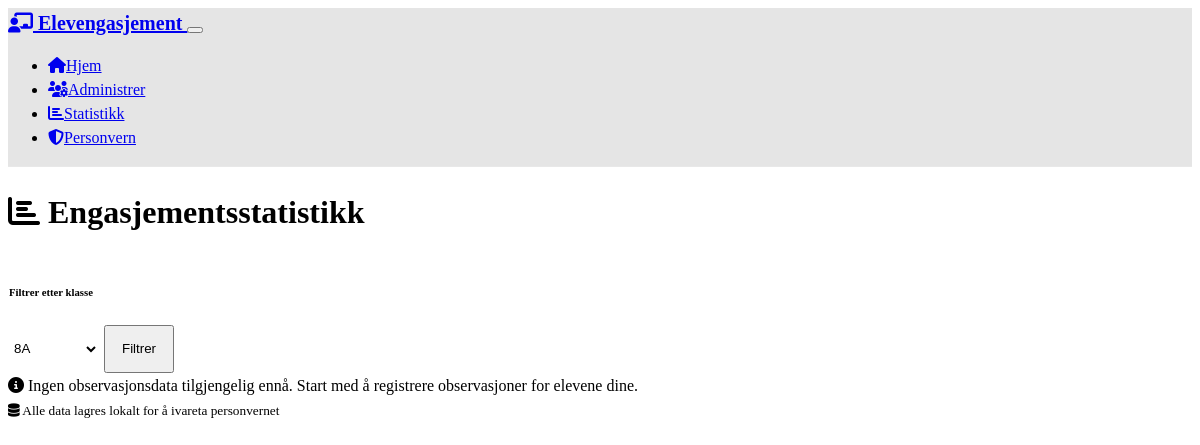
The page /statistics?class_id=1 on the database as committed earlier.
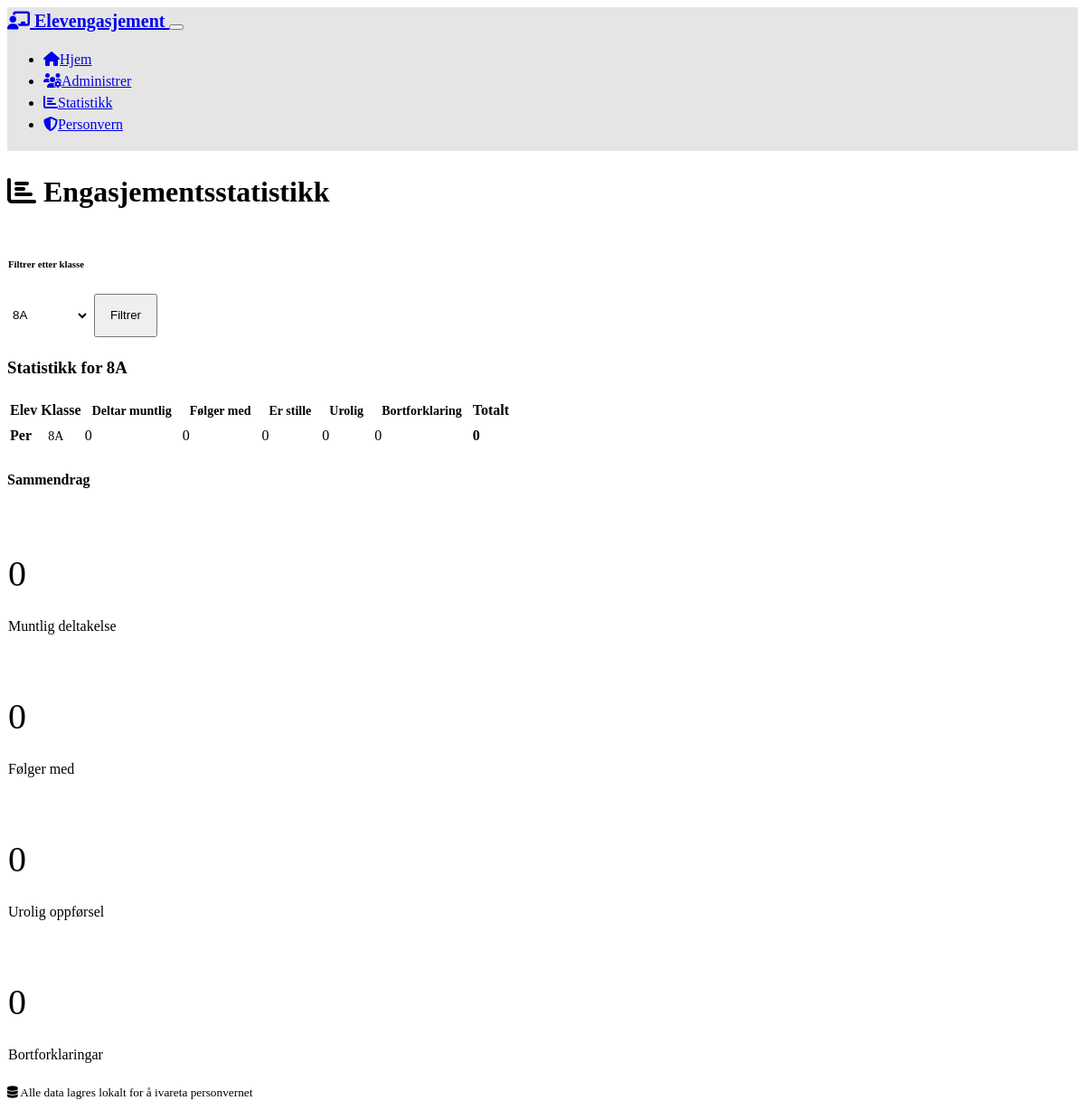
The same page on the database as committed later.
### models.py (models this page shows, shortened)
class Class(db.Model):
    id = db.Column(db.Integer, primary_key=True)
    name = db.Column(db.String(50), unique=True, nullable=False)
    created_at = db.Column(db.DateTime, default=datetime.utcnow)
    students = db.relationship('Student', backref='class_ref', lazy=True, cascade='all, delete-orphan')

class Student(db.Model):
    id = db.Column(db.Integer, primary_key=True)
    name = db.Column(db.String(100), nullable=False)
    class_id = db.Column(db.Integer, db.ForeignKey('class.id'), nullable=False)
    created_at = db.Column(db.DateTime, default=datetime.utcnow)
    observations = db.relationship('Observation', backref='student', lazy=True, cascade='all, delete-orphan')

### app.py (the view)
@app.route('/statistics')
def statistics():
    classes = Class.query.all()
    selected_class_id = request.args.get('class_id', type=int)
    if selected_class_id:
        selected_class = Class.query.get(selected_class_id)
        students = Student.query.filter_by(class_id=selected_class_id).all()
    else:
        selected_class = None
        students = Student.query.all()
    student_stats = []
    for student in students:
        stats = {
            'student': student,
            'deltar_muntlig': Observation.query.filter_by(student_id=student.id, observation_type='deltar_muntlig').count(),
            'folger_med': Observation.query.filter_by(student_id=student.id, observation_type='folger_med').count(),
            'er_stille': Observation.query.filter_by(student_id=student.id, observation_type='er_stille').count(),
            'urolig': Observation.query.filter_by(student_id=student.id, observation_type='urolig').count(),
            'bortforklaring': Observation.query.filter_by(student_id=student.id, observation_type='bortforklaring').count(),
        }
        stats['total'] = sum([stats[key] for key in stats if key != 'student'])
        student_stats.append(stats)
    student_stats.sort(key=lambda x: x['total'], reverse=True)
    return render_template('statistics.html',
                         classes=classes,
                         selected_class=selected_class,
                         student_stats=student_stats)

### templates/statistics.html (shortened to what the changed rows need)
{% extends "base.html" %}
{% block content %}
<div class="row">
    <div class="col-12">
        <h1 class="mb-4">
            <i class="fas fa-chart-bar me-2"></i>
            Engasjementsstatistikk
        </h1>
    </div>
</div>
<div class="row mb-4">
    <div class="col-md-6">
    </div>
</div>
{% if student_stats %}
    <div class="row">
        <div class="col-12">
            {% if selected_class %}
                <h3>Statistikk for {{ selected_class.name }}</h3>
            {% else %}
                <h3>Statistikk for alle klasser</h3>
            {% endif %}
            <div class="table-responsive">
                <table class="table table-striped">
                    <thead>
                        <tr>
                            <th>Elev</th>
                            <th>Klasse</th>
                            <th class="text-center">
                                <span class="badge bg-success">Deltar muntlig</span>
                            </th>
                            <th class="text-center">
                                <span class="badge bg-info">Følger med</span>
                            </th>
                            <th class="text-center">
                                <span class="badge bg-secondary">Er stille</span>
                            </th>
                            <th class="text-center">
                                <span class="badge bg-warning">Urolig</span>
                            </th>
                            <th class="text-center">
                                <span class="badge bg-danger">Bortforklaring</span>
                            </th>
                            <th class="text-center">Totalt</th>
                        </tr>
                    </thead>
                    <tbody>
                        {% for stats in student_stats %}
                            <tr>
                                <td><strong>{{ stats.student.name }}</strong></td>
                                <td>
                                    <span class="badge bg-dark">{{ stats.student.class_ref.name }}</span>
                                </td>
                                <td class="text-center">
                                    {% if stats.deltar_muntlig > 0 %}
                                        <span class="badge bg-success">{{ stats.deltar_muntlig }}</span>
                                    {% else %}
                                        <span class="text-muted">0</span>
                                    {% endif %}
                                </td>
                                <td class="text-center">
                                    {% if stats.folger_med > 0 %}
                                        <span class="badge bg-info">{{ stats.folger_med }}</span>
                                    {% else %}
                                        <span class="text-muted">0</span>
                                    {% endif %}
                                </td>
                                <td class="text-center">
                                    {% if stats.er_stille > 0 %}
                                        <span class="badge bg-secondary">{{ stats.er_stille }}</span>
                                    {% else %}
                                        <span class="text-muted">0</span>
                                    {% endif %}
                                </td>
                                <td class="text-center">
                                    {% if stats.urolig > 0 %}
                                        <span class="badge bg-warning">{{ stats.urolig }}</span>
                                    {% else %}
                                        <span class="text-muted">0</span>
                                    {% endif %}
                                </td>
                                <td class="text-center">
                                    {% if stats.bortforklaring > 0 %}
                                        <span class="badge bg-danger">{{ stats.bortforklaring }}</span>
                                    {% else %}
                                        <span class="text-muted">0</span>
                                    {% endif %}
                                </td>
                                <td class="text-center">
                                    <strong>{{ stats.total }}</strong>
                                </td>
                            </tr>
                        {% endfor %}
                    </tbody>
                </table>
            </div>
        </div>
    </div>
    <div class="row mt-4">
        <div class="col-12">
            <h4>Sammendrag</h4>
        </div>
        <div class="col-md-6 col-lg-3 mb-3">
            <div class="card">
                <div class="card-body text-center">
                    <h3 class="text-success">{{ student_stats | sum(attribute='deltar_muntlig') }}</h3>
                    <p class="card-text">Muntlig deltakelse</p>
                </div>
            </div>
        </div>
        <div class="col-md-6 col-lg-3 mb-3">
            <div class="card">
                <div class="card-body text-center">
                    <h3 class="text-info">{{ student_stats | sum(attribute='folger_med') }}</h3>
                    <p class="card-text">Følger med</p>
                </div>
            </div>
        </div>
        <div class="col-md-6 col-lg-3 mb-3">
            <div class="card">
                <div class="card-body text-center">
                    <h3 class="text-warning">{{ student_stats | sum(attribute='urolig') }}</h3>
                    <p class="card-text">Urolig oppførsel</p>
                </div>
            </div>
        </div>
        <div class="col-md-6 col-lg-3 mb-3">
            <div class="card">
                <div class="card-body text-center">
                    <h3 class="text-danger">{{ student_stats | sum(attribute='bortforklaring') }}</h3>
                    <p class="card-text">Bortforklaringar</p>
                </div>
            </div>
        </div>
    </div>
{% else %}
    <div class="alert alert-info">
        <i class="fas fa-info-circle me-2"></i>
        Ingen observasjonsdata tilgjengelig ennå. Start med å registrere observasjoner for elevene dine.
    </div>
{% endif %}
{% endblock %}

Rows that differ between the two databases and show on the page:
now on this page (row unchanged): Class: name "8A", student.class_ref.name "8A"
added Student: student.name "Per"
Other text that changed with them:
{{ student_stats | sum(attribute='deltar_muntlig') }}: (not shown) → "0"
{{ student_stats | sum(attribute='folger_med') }}: (not shown) → "0"
{{ student_stats | sum(attribute='urolig') }}: (not shown) → "0"
{{ student_stats | sum(attribute='bortforklaring') }}: (not shown) → "0"
text no longer shown: "Ingen observasjonsdata tilgjengelig ennå. Start med å registrere observasjoner for elevene dine."
text now shown: "Statistikk for Elev Klasse Deltar muntlig Følger med Er stille Urolig Bortforklaring Totalt Sammendrag Muntlig deltakelse Følger med Urolig oppførsel Bortforklaringar"
new list line: "0 0 0 0 0 0"
